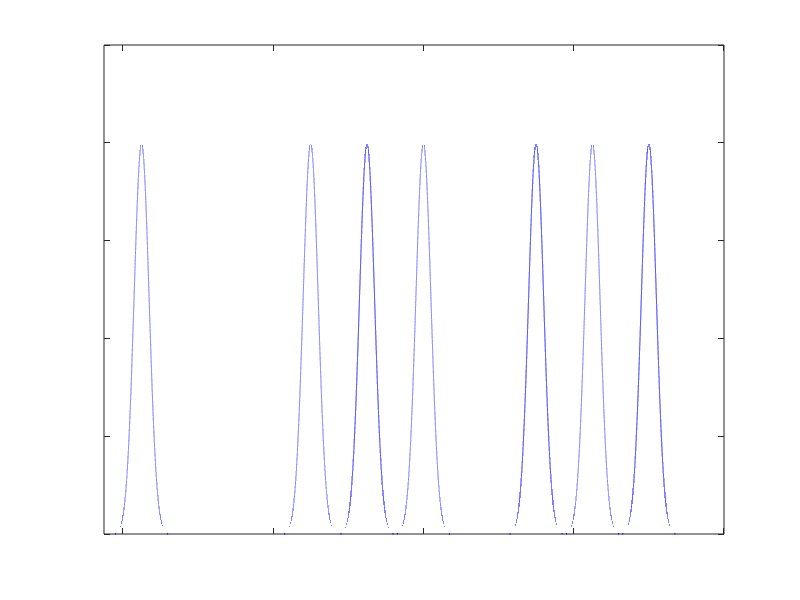

Write the MATLAB code that produced this figure.
% t=0:.001:24*pi;
close all;
clear;
% x=sin(.25*t);
% y=-sin(.25*t);
% plot(t,x);
% hold on
% plot(t,y);
% hold off
% axis([0 24*pi 0 1.1])
t=0:.0001:60;
t2=-22.5:.0001:0;
x=normpdf(t2,-17.5,1);
for k=1:22.5/.0001+1
    if x(k)<.001
        x(k)=-2;
    end
end
plot(t2,x,'b--')
hold on
x1=normpdf(t,5,1);
for k=1:60/.0001+1
    if x1(k)<.001
        x1(k)=-2;
    end
end
plot(t,x1,'b--')

x2=normpdf(t,12.5,1);
for k=1:60/.0001+1
    if x2(k)<.001
        x2(k)=-2;
    end
end
plot(t,x2,'b')


x3=normpdf(t, 20,1);
for k=1:60/.0001+1
    if x3(k)<.001
        x3(k)=-2;
    end
end
plot(t,x3,'b--')

% x4=normpdf(t,27.5,1);
% plot(t,x4,'b')
x5=normpdf(t,35,1);
for k=1:60/.0001+1
    if x5(k)<.001
        x5(k)=-2;
    end
end
plot(t,x5,'b')

x6=normpdf(t,42.5,1);
for k=1:60/.0001+1
    if x6(k)<.001
        x6(k)=-2;
    end
end
plot(t,x6,'b--')
x7=normpdf(t,50,1);
for k=1:60/.0001+1
    if x7(k)<.001
        x7(k)=-2;
    end
end
plot(t,x7,'b')
hold off
% hold on
% 
% for i=1:8
%     x=normpdf(t,7.5*i,1);
%     plot(t,x)
% end
% hold off
% % plot(t,x1)
% % hold on
% % plot(t,x2)
% % plot(t,x3)
% % hold off
 axis([-22.5 60 0 .5])
 set(gca,'YTickLabel',[])
 set(gca,'XTickLabel',[])
